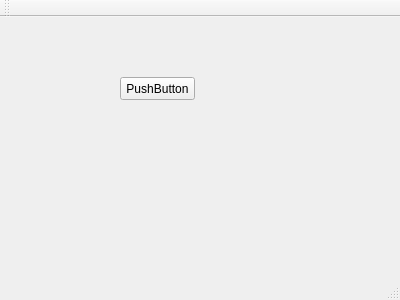
<?xml version="1.0" encoding="UTF-8"?>
<ui version="4.0">
 <class>MainWindow</class>
 <widget class="QMainWindow" name="MainWindow">
  <property name="geometry">
   <rect>
    <x>0</x>
    <y>0</y>
    <width>400</width>
    <height>300</height>
   </rect>
  </property>
  <property name="windowTitle">
   <string>MainWindow</string>
  </property>
  <widget class="QWidget" name="centralWidget">
   <widget class="QPushButton" name="pushButton">
    <property name="geometry">
     <rect>
      <x>120</x>
      <y>60</y>
      <width>75</width>
      <height>23</height>
     </rect>
    </property>
    <property name="cursor">
     <cursorShape>UpArrowCursor</cursorShape>
    </property>
    <property name="text">
     <string>PushButton</string>
    </property>
   </widget>
  </widget>
  <widget class="QMenuBar" name="menuBar">
   <property name="geometry">
    <rect>
     <x>0</x>
     <y>0</y>
     <width>400</width>
     <height>23</height>
    </rect>
   </property>
  </widget>
  <widget class="QToolBar" name="mainToolBar">
   <attribute name="toolBarArea">
    <enum>TopToolBarArea</enum>
   </attribute>
   <attribute name="toolBarBreak">
    <bool>false</bool>
   </attribute>
  </widget>
  <widget class="QStatusBar" name="statusBar"/>
 </widget>
 <layoutdefault spacing="6" margin="11"/>
 <resources/>
 <connections/>
</ui>
